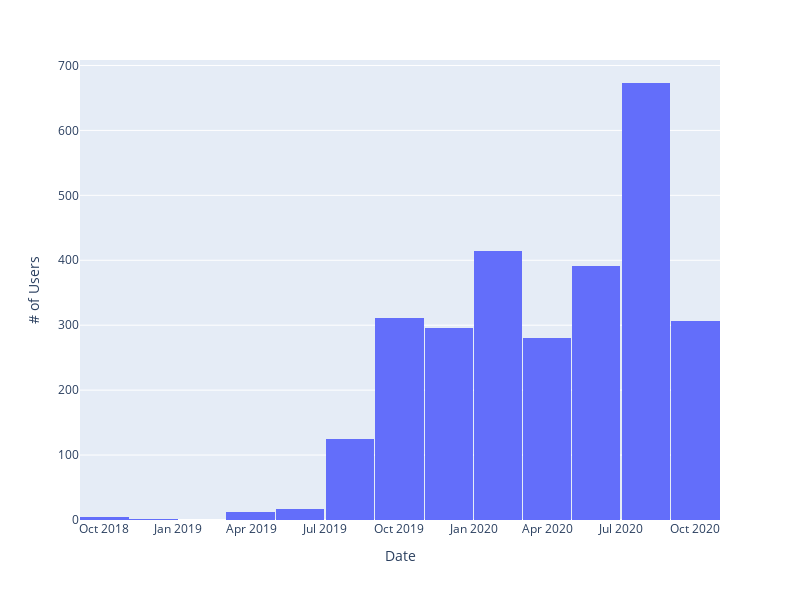

Write notebook code for a chart like this one.
### Markdown cell above
## Montly Signups
Let's first plot out number of signups by month.

### Code cell
fig = px.histogram(df, x="created_at", nbins=24, width=800, height=600,)
fig.layout.xaxis.title.text = 'Date'
fig.layout.yaxis.title.text = '# of Users'
fig.show()

### Figure 1 — Plotly figure (JSON) as saved in the notebook; plotly's stock layout.template omitted (floating-point values rounded to 4 significant figures; data arrays with more than 128 entries replaced by an {"elided": "..."} marker saying what was removed)
{"data": [{"alignmentgroup": "True", "bingroup": "x", "hovertemplate": "created_at=%{x}<br>count=%{y}<extra></extra>", "legendgroup": "", "marker": {"color": "#636efa"}, "name": "", "nbinsx": 24, "offsetgroup": "", "orientation": "v", "showlegend": false, "type": "histogram", "x": {"elided": "2832 str values"}, "xaxis": "x", "yaxis": "y"}], "layout": {"barmode": "relative", "height": 600, "legend": {"tracegroupgap": 0}, "margin": {"t": 60}, "width": 800, "xaxis": {"anchor": "y", "domain": [0, 1], "title": {"text": "Date"}}, "yaxis": {"anchor": "x", "domain": [0, 1], "title": {"text": "# of Users"}}}}
